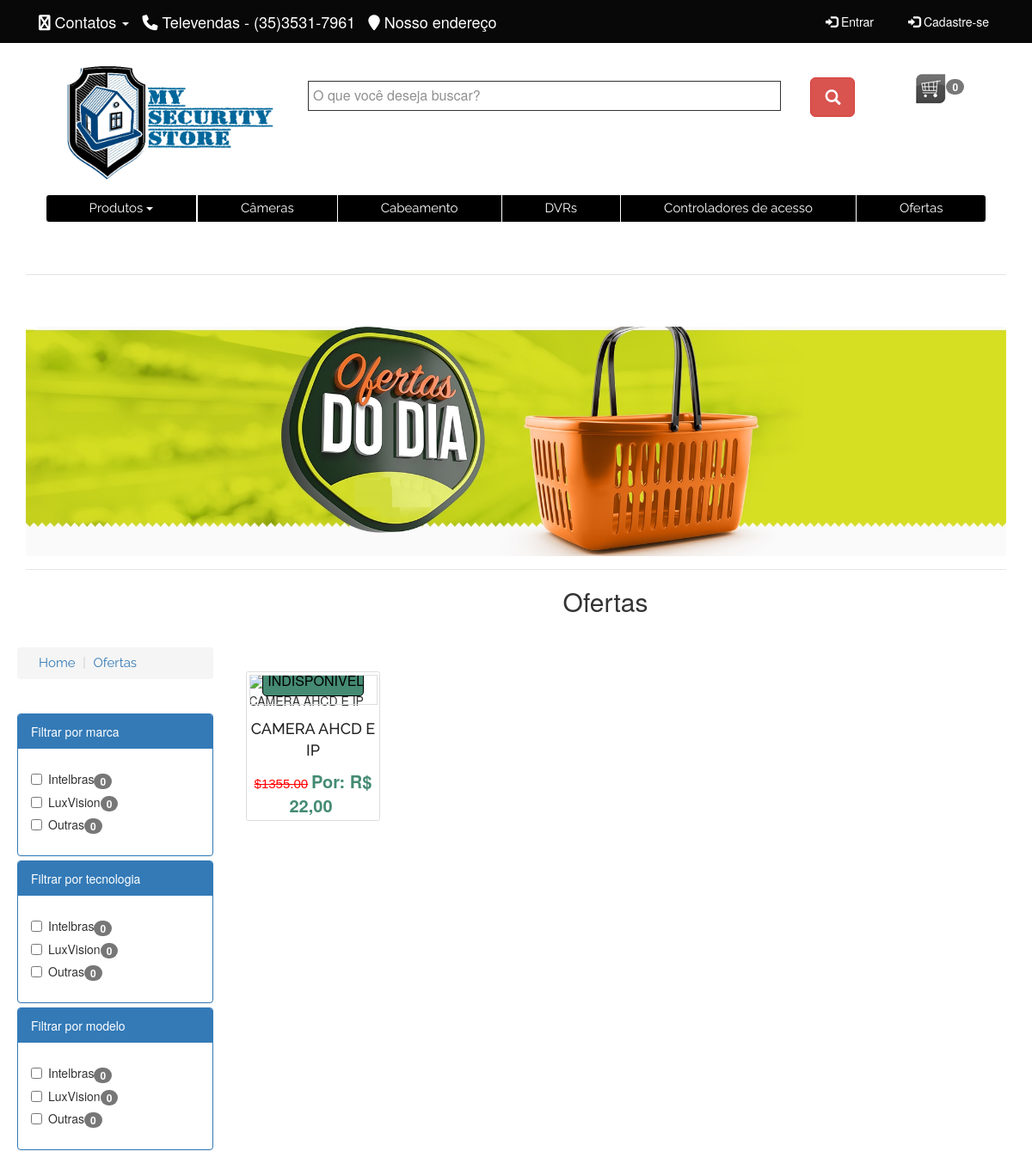
The page /paginaProdutos.php (upper part) on the database as committed earlier.
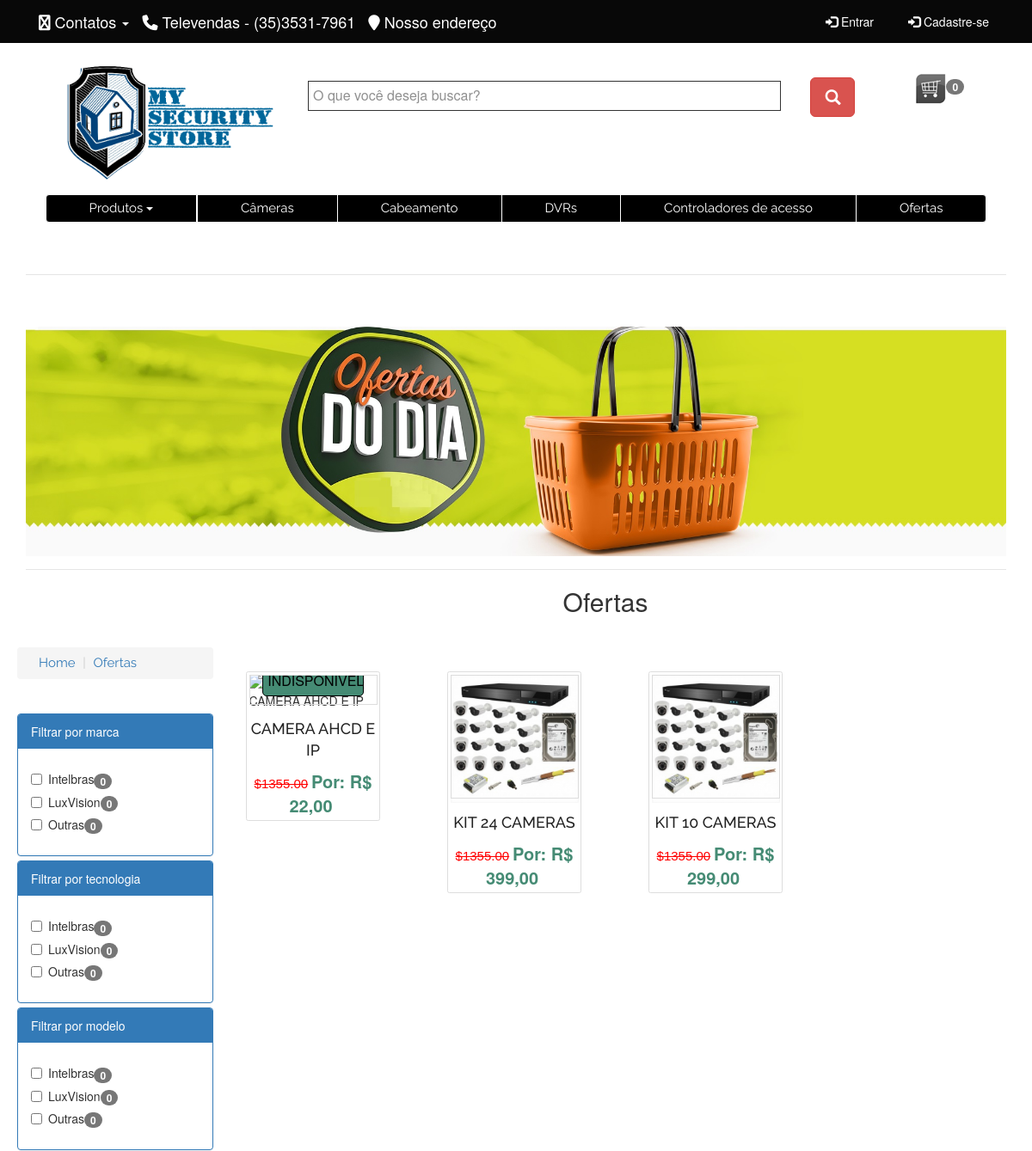
The same page on the database as committed later.
### tables this page shows
CREATE TABLE `produtos` (
  `Codigo` int(11) NOT NULL,
  `codbarras` varchar(30) NOT NULL,
  `marca` varchar(30) NOT NULL,
  `modelo` varchar(30) NOT NULL,
  `grupo` int(11) NOT NULL,
  `descricao` varchar(50) NOT NULL,
  `garantia` varchar(10) NOT NULL,
  `obs` varchar(100) NOT NULL,
  `idfabricante` int(11) NOT NULL,
  `pesoliquido` float NOT NULL,
  `pesoembalagem` float NOT NULL,
  `foto` varchar(50) NOT NULL,
  `foto2` varchar(50) NOT NULL,
  `foto3` varchar(50) NOT NULL
);

CREATE TABLE `prodprecos` (
  `idproduto` int(11) NOT NULL,
  `data` date NOT NULL,
  `pcusto` float NOT NULL,
  `pmedio` float NOT NULL,
  `pvenda` float NOT NULL
);

### paginaProdutos.php (the view, shortened to what this page needs)
<?php
  include("topo.php");
  include("menu.php");
  ?>
<div class="container">
   		<div class="brands-area">
          	<div class="row">
       			<div class="col-md-12">
                   	<div class="brand-wrapper">
                       	<div class="brand-list text-center">
                      		<img src="Imagens/ofertasTitle.png" alt="">
                        </div>
                  	</div>
          		</div>
       		</div>
   		</div>
</div>
<div class="container">
	<div class="float">
    <div class="latest-product">
        <ul class="breadcrumb fonte-cont-breadcrumb text-left">
            <li><a href="#">Home</a></li>
            <li class="active"><a href="#">Ofertas</a></li>
        </ul>
    </div>
					<div class="panel-group">
   						<div class="panel panel-primary">
      						<div class="panel-heading">Filtrar por marca</div>
      						<div class="panel-body">
                    <div class="checkbox">
                      <label><input type="checkbox" value="">Intelbras<span class="badge">0</span></label>
                    </div>
                    <div class="checkbox">
                      <label><input type="checkbox" value="">LuxVision<span class="badge">0</span></label>
                    </div>
                    <div class="checkbox">
                      <label><input type="checkbox" value="">Outras<span class="badge">0</span></label>
                    </div>
                  </div>
    					</div>
				     	<div class="panel panel-primary">
				      		<div class="panel-heading">Filtrar por tecnologia</div>
				      		<div class="panel-body"><div class="checkbox">
                      <label><input type="checkbox" value="">Intelbras<span class="badge">0</span></label>
                    </div>
                    <div class="checkbox">
                      <label><input type="checkbox" value="">LuxVision<span class="badge">0</span></label>
                    </div>
                    <div class="checkbox">
                      <label><input type="checkbox" value="">Outras<span class="badge">0</span></label>
                    </div>
                  </div>
			    		</div>
    					<div class="panel panel-primary">
      						<div class="panel-heading">Filtrar por modelo</div>
      						<div class="panel-body">
                    <div class="checkbox">
                      <label><input type="checkbox" value="">Intelbras<span class="badge">0</span></label>
                    </div>
                    <div class="checkbox">
                      <label><input type="checkbox" value="">LuxVision<span class="badge">0</span></label>
                    </div>
                    <div class="checkbox">
                      <label><input type="checkbox" value="">Outras<span class="badge">0</span></label>
                    </div>
                  </div>
    					</div>
    			</div>
  </div>
      <?php
        $consulta = $conexao->query('SELECT * FROM `produtos`,`prodprecos`,prodestoque WHERE produtos.Codigo = prodprecos.idproduto AND produtos.Codigo = prodestoque.idproduto');
      ?>
		<h2 class="section-title">Ofertas</h2>
    <div class="row">
      <?php
        while ($listar=$consulta->fetch(PDO::FETCH_ASSOC)){
      ?>
          <div class="col-lg-3">
            <div class="margem">
              <div class="img-thumbnail-promo">
                <div class="single-product-pag-prod">
                  <div class="product-f-image">
                      <img src="Imagens/<?php echo $listar['foto']; ?>" alt="Nome da empresa: <?php echo $listar['descricao'];?>" title="Produto: <?php echo $listar['descricao'];?>">
                      <div class="product-hover">
                          <?php if ($listar['estoque']>0) { ?>
                            <a href="carrinhoCompras.php?Codigo=<?php echo $listar['Codigo']?>" class="add-to-cart-link"><i class="glyphicon glyphicon-ok"></i> Comprar</a>
                            <a href="conteudoProdutoCompra.php?Codigo=<?php echo $listar['Codigo']; ?>" class="view-details-link"><i class="glyphicon glyphicon-plus"></i> Mais detalhes</a>
                          <?php }else{ ?>
                            <a class="add-to-cart-link"><i class="glyphicon glyphicon-ban-circle"></i> Indisponível</a>
                          <?php } ?>
                      </div>
                  </div>
                    <h2 class="fonte-cont"><a href="conteudoProdutoCompra.php?Codigo=<?php echo $listar['Codigo']; ?>"><center><?php echo $listar['descricao']; ?></center></a></h2>
                  <div class="product-carousel-price">
                    <center>
                        <del class="fonte-cont-preco">$1355.00</del> <ins>Por: R$ <?php echo number_format($listar['pvenda'], 2,',','.');?></ins>
                    </center>
                  </div>
                </div>
              </div>
            </div>
          </div>
          <?php
        }
           ?>
  </div>
</div>
<?php include("rodape.php");
?>

Rows that differ between the two databases and show on the page:
added produtos: foto (picture), descricao "KIT 24 CAMERAS", prodprecos.pvenda "399,00"
added produtos: foto (picture), descricao "KIT 10 CAMERAS", prodprecos.pvenda "299,00"
